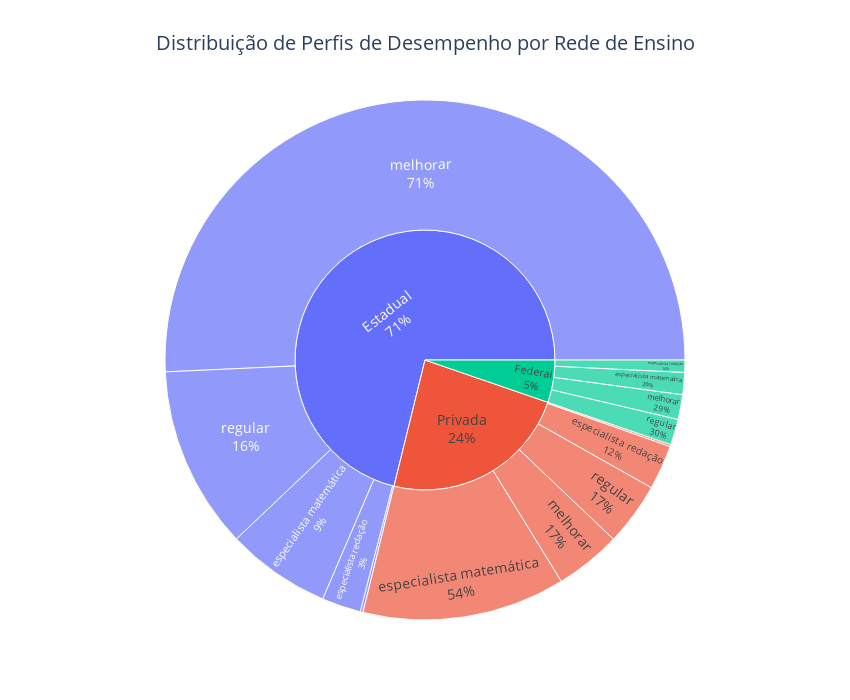

The code cell stored with this chart in its notebook:
### Markdown cell above
#### Gráfico de Explosão Solar

### Code cell
grafico = px.sunburst(
    df_modelado,
    path=['tipo_adm_escola','segmentacao_notas'],
    title='Distribuição de Perfis de Desempenho por Rede de Ensino',
    width=850,
    height=700,
    color='tipo_adm_escola',
)

grafico.update_traces(
    textinfo='label+percent parent',
    hovertemplate='<b>%{label}</b><br>Quantidade> %{value}<br>Percentual: %{percentParent}'
)

grafico.update_layout(
    font_size=14,
    title_x=0.5
)

### Figure 1 — Plotly figure (JSON) as saved in the notebook; plotly's stock layout.template omitted (floating-point values rounded to 4 significant figures)
{"data": [{"branchvalues": "total", "customdata": [["Estadual"], ["Estadual"], ["Privada"], ["Estadual"], ["Privada"], ["Privada"], ["Federal"], ["Federal"], ["Federal"], ["Estadual"], ["Federal"], ["Estadual"], ["Estadual"], ["Federal"], ["Privada"], ["Privada"], ["Privada"]], "domain": {"x": [0, 1], "y": [0, 1]}, "hovertemplate": "<b>%{label}</b><br>Quantidade> %{value}<br>Percentual: %{percentParent}", "ids": ["Estadual", "Estadual/especialista matemática", "Privada/especialista matemática", "Estadual/especialista redação", "Privada/regular", "Privada/especialista redação", "Federal", "Federal/melhorar", "Federal/regular", "Estadual/regular", "Federal/especialista matemática", "Estadual/bom desempenho", "Estadual/melhorar", "Federal/especialista redação", "Privada/bom desempenho", "Privada/melhorar", "Privada"], "labels": ["Estadual", "especialista matemática", "especialista matemática", "especialista redação", "regular", "especialista redação", "Federal", "melhorar", "regular", "regular", "especialista matemática", "bom desempenho", "melhorar", "especialista redação", "bom desempenho", "melhorar", "Privada"], "marker": {"colors": ["#636efa", "#636efa", "#EF553B", "#636efa", "#EF553B", "#EF553B", "#00cc96", "#00cc96", "#00cc96", "#636efa", "#00cc96", "#636efa", "#636efa", "#00cc96", "#EF553B", "#EF553B", "#EF553B"]}, "name": "", "parents": ["", "Estadual", "Privada", "Estadual", "Privada", "Privada", "", "Federal", "Federal", "Estadual", "Federal", "Estadual", "Estadual", "Federal", "Privada", "Privada", ""], "textinfo": "label+percent parent", "type": "sunburst", "values": [3371, 307, 598, 115, 186, 131, 250, 73, 76, 538, 65, 8, 2403, 36, 6, 195, 1116]}], "layout": {"font": {"size": 14}, "height": 700, "legend": {"tracegroupgap": 0}, "title": {"text": "Distribuição de Perfis de Desempenho por Rede de Ensino", "x": 0.5}, "width": 850}}
